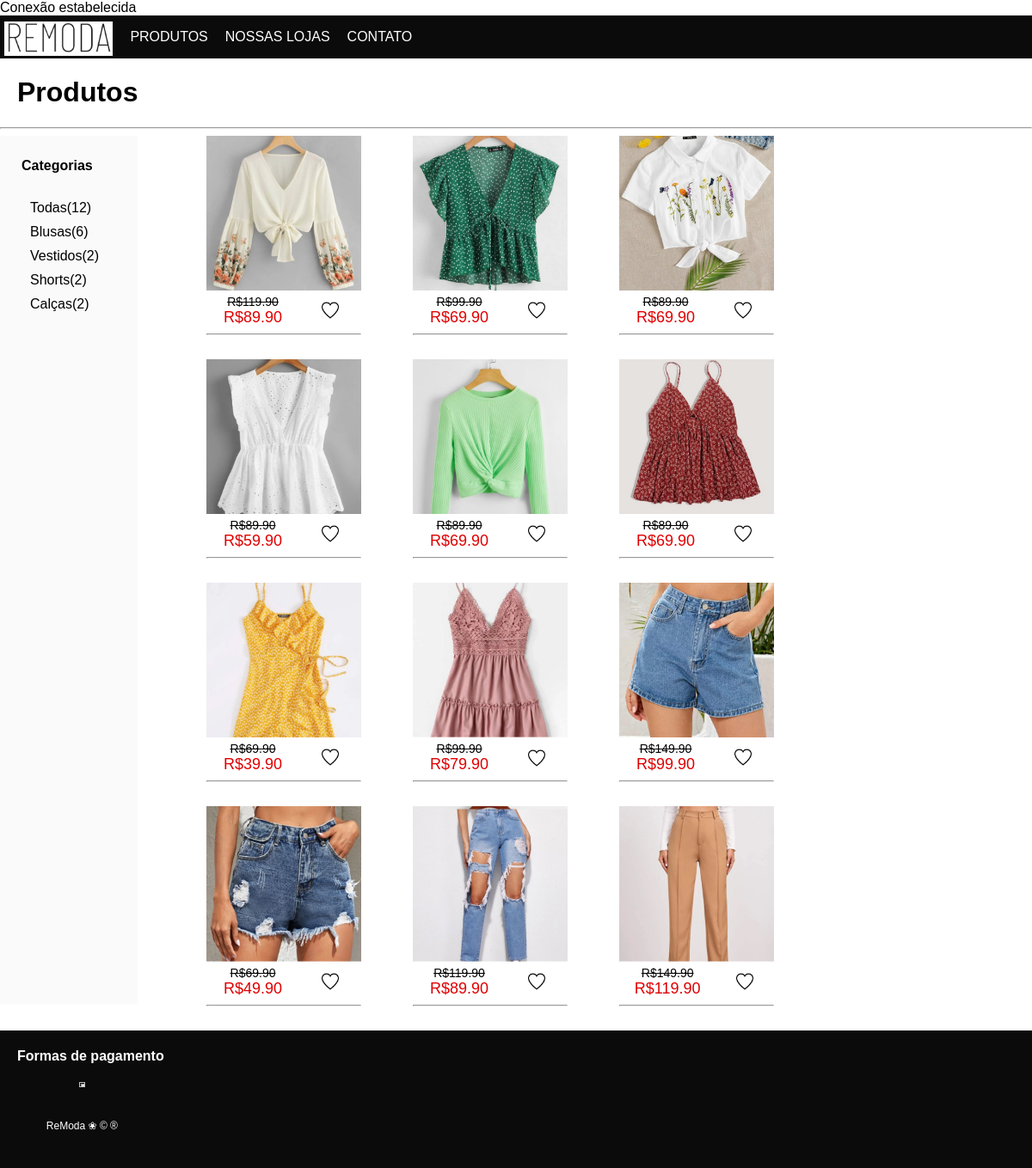
Page /projeto-php/produtos.php on the committed database.
### tables this page shows
CREATE TABLE `produtos` (
  `idproduto` int(11) NOT NULL AUTO_INCREMENT,
  `categoria` varchar(45) DEFAULT NULL,
  `descricao_produto` varchar(150) DEFAULT NULL,
  `imagem` varchar(150) DEFAULT NULL,
  `preco` decimal(8,2) DEFAULT NULL,
  `preco_final` decimal(8,2) DEFAULT NULL,
  PRIMARY KEY (`idproduto`)
);

### projeto-php/produtos.php (the view, shortened to what this page needs)
<?php
     include("conexao.php");
?>
<!DOCTYPE html>
<html lang="pt-br">
<head>
    <link rel="stylesheet" href="styles.css">
</head>
<body>
    <header>
        <h1>Produtos</h1>
        <hr>
    </header>
    <main>
        <div class="container">
            <div class="categorias">
                <h4>Categorias</h4>
                <ul>
                    <li onclick="exibir_todas()">Todas(12)</li>
                    <li onclick="exibir_categoria('box_blusas')">Blusas(6)</li>
                    <li onclick="exibir_categoria('box_vestidos')">Vestidos(2)</li>
                    <li onclick="exibir_categoria('box_shorts')">Shorts(2)</li>
                    <li onclick="exibir_categoria('box_calcas')">Calças(2)</li>
                </ul>
            </div>
            <div class="produtos">
            <?php
                $sql = "select * from produtos";
                $result = $conn->query($sql);
                if($result->num_rows > 0){
                    while($rows = $result-> fetch_assoc()){
            ?>
                <div class="box-produtos" id="box_<?php echo $rows["categoria"];?>">
                    <img src="<?php echo $rows["imagem"];?>" width="180px" onmousemove="destaqueImg(this)" onmouseout="imgNormal(this)">
                    <div class="box-preco-fav">
                        <ul class="inf-preco">
                            <li>
                                <p class="produtos-preco">R$<?php echo $rows["preco"];?></p>
                            </li>
                            <li>
                                <p class="produtos-preco-promocional">R$<?php echo $rows["preco_final"];?></p>
                            </li>
                        </ul>
                        <button class="favoritos" type="button" onclick="favoritar()" onclick="favoritar()"><img src="imagens/favorite.png"></button>
                    </div>
                    <hr>
                </div>
            <?php
                    }
                } else{
                        echo "Nenhum produto cadastrado!";
                }
            ?>
        </div>
    </main>
    <footer class="rodape">
        <div class="footer">
            <h4>Formas de pagamento</h4>
            <img class="imagem-footer" src="./imagens/logos-pagamento.png" alt="Formas de pagamento">
            <p>ReModa &#10048; &copy; &reg</p>
        </div>
    </footer>
</body>
</html>

### projeto-php/styles.css (style rules this page uses)
body { margin: 0px; padding: 0px; font-family: Arial, Helvetica, sans-serif; }
h1,h2,h4 { margin-left: 20px; }
.menu { background-color: rgb(12, 11, 11); width: 100%; height: 50px; display: flex; align-items: center; }
.logo-menu { margin-top: 3px; margin-left: 5px; height: 40px; }
.menu a { color: white; text-decoration: none; text-transform: uppercase; margin-right: 20px; font-family: Arial, Helvetica, sans-serif; }
.container { display: flex; }
.categorias { background-color: rgb(250, 250, 250); width: 150px; height: 1000px; padding: 5px; }
.categorias ul { padding-inline-start: 30px; list-style: none; }
.categorias li { font-size: 16px; font-family: Arial, Helvetica, sans-serif; padding-top: 10px; margin-right: 40px; }
.produtos { margin-left: 50px; margin-right: 50px; display: flex; flex-wrap: wrap; }
.box-produtos { margin-top: 0px; margin-left: 30px; margin-right: 30px; margin-bottom: 20px; text-align: center; }
.box-preco-fav { display: flex; justify-content: space-around; }
.inf-preco { padding: 0; margin: 0; list-style: none; }
.produtos-preco { font-family: Arial, Helvetica, sans-serif; font-size: 14px; text-decoration: line-through; margin: 0px; }
.produtos-preco-promocional { font-family: Arial, Helvetica, sans-serif; font-size: 18px; color:rgb(224, 0, 0); margin: 0px; }
.favoritos { background-color: white; border: none; }
.favoritos img { width: 20px; height: 20px; background: none; }
.rodape { display: flex; background-color: rgb(12, 11, 11); height: 160px; text-align: center; }
.imagem-footer { width: 20%; }
.footer h4 { color: #FFFFFF; font-family: Arial, Helvetica, sans-serif; }
.footer p { font-size: 12px; font-family: Arial, Helvetica, sans-serif; color: #FFFFFF; }

### rows in the picture
produtos: imagem (picture), preco "119.90", preco_final "89.90"
produtos: imagem (picture), preco "99.90", preco_final "69.90"
produtos: imagem (picture), preco "89.90", preco_final "69.90"
produtos: imagem (picture), preco "89.90", preco_final "59.90"
produtos: imagem (picture), preco "89.90", preco_final "69.90"
produtos: imagem (picture), preco "89.90", preco_final "69.90"
produtos: imagem (picture), preco "69.90", preco_final "39.90"
produtos: imagem (picture), preco "99.90", preco_final "79.90"
produtos: imagem (picture), preco "149.90", preco_final "99.90"
produtos: imagem (picture), preco "69.90", preco_final "49.90"
produtos: imagem (picture), preco "119.90", preco_final "89.90"
produtos: imagem (picture), preco "149.90", preco_final "119.90"
